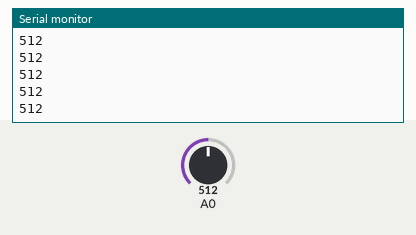
Bench run of a sketch on a simulated Arduino Uno, built with avr-gcc and run on an emulated ATmega328P. Shown: the last lines printed to the serial monitor. The test bench sets the inputs (shaded band); at power-on: A0 = 512.

Above: at 1.2 s.
1.3 s: A0 set to 716
At 1.31 s:
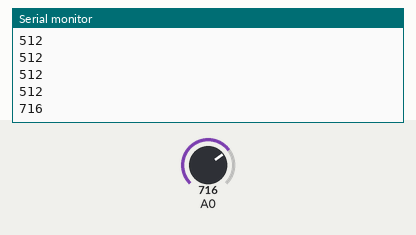
2.8 s: A0 set to 900
At 2.82 s:
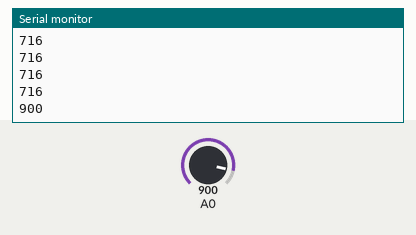
Timing chart, 0 to 5.8 s (numbered marks = the images above; inputs shaded):
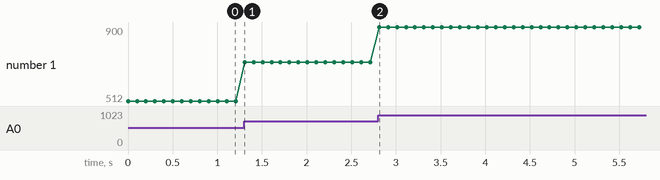

Measured:
- after the input at 1.3 s, the serial monitor: prints a new line at once (image 1)
- after the input at 2.8 s, the serial monitor: prints a new line at once (image 2)
- plotted number 1: 512 → 716 after the input at 1.3 s, 716 → 900 after the input at 2.8 s

The sketch:

Automatic_Street_light.ino
```cpp
void setup() {
   Serial.begin(9600);

}

void loop() {
  int sensorValue = analogRead(A0);
  Serial.println(sensorValue);
  delay(100);
  if (analogRead(A0)>300){
    digitalWrite(13,LOW);
  }
  else(analogRead(A0)<100);{
    digitalWrite(13,HIGH);
  }

  }
```
